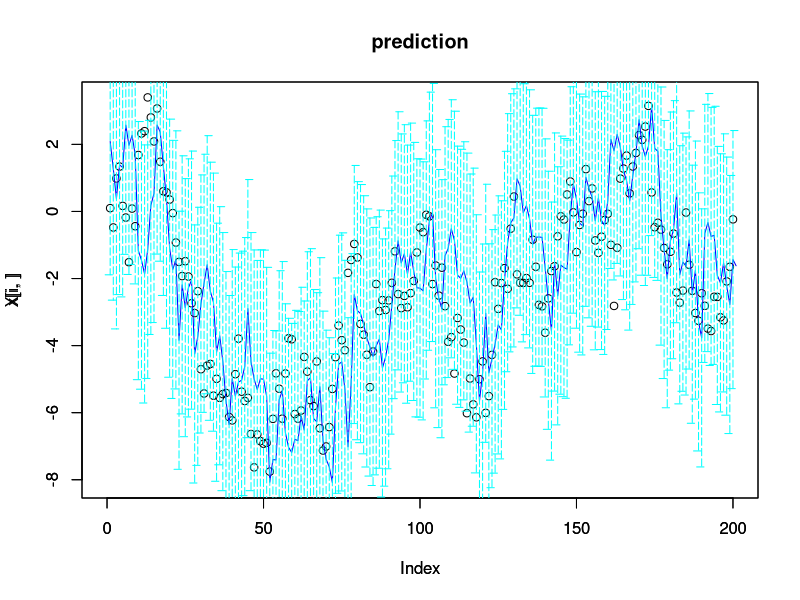
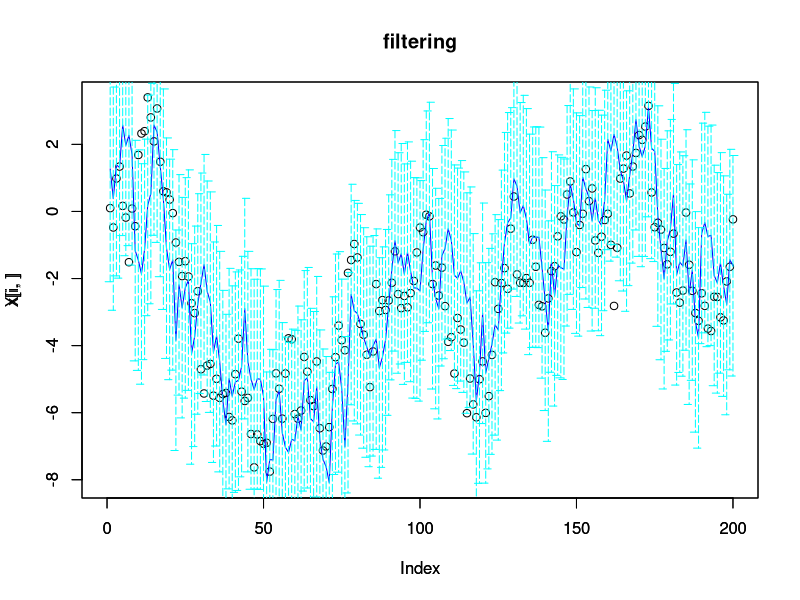
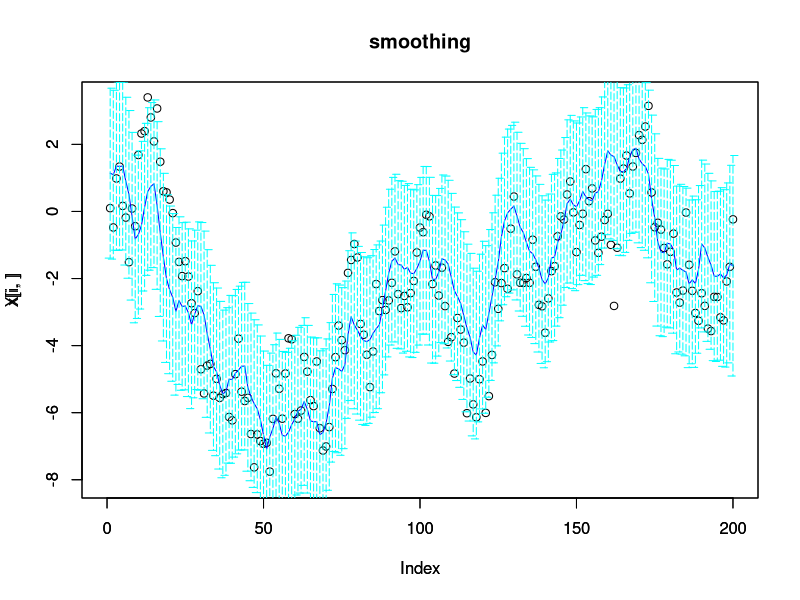
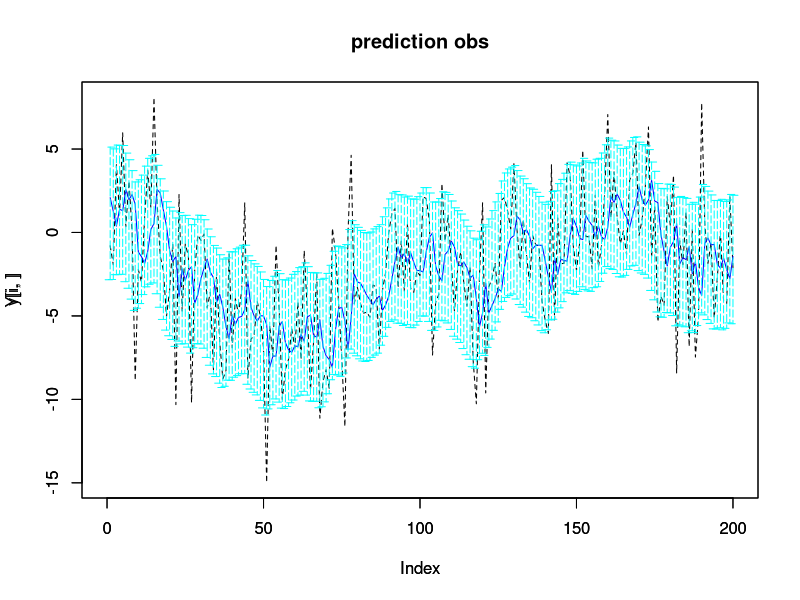
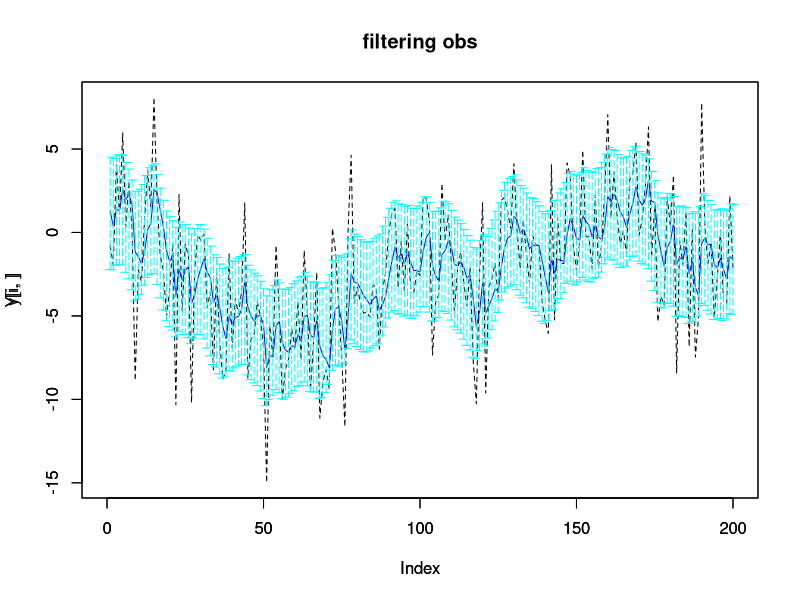
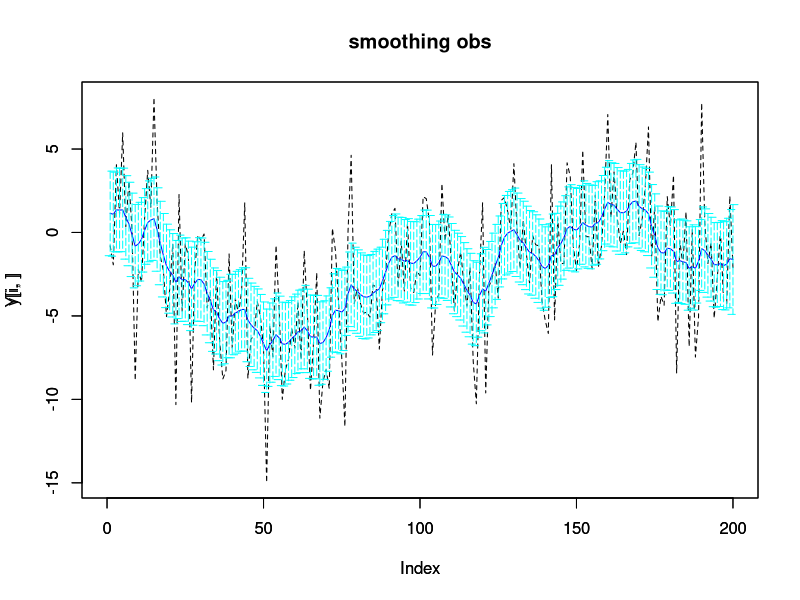

Source code (R) for these figures, in order:
library(MASS)
#library(igraph)

#
#data
#

if(1){
T <- 200
k <- 1 #state
m <- 1 #state noise
p <- 1 #observation
#Q <- matrix(rnorm(k*k,0,10),k,k)
Q <- diag(1,m)
#R <- matrix(c(3,1,2,1,5,4,2,4,2),p,p)
R <- diag(10,p)
X0mean <- rep(0,k)
X0var <- diag(k)
#F <- matrix(runif(k*k,min=-1,max=1),k,k)
#F <- matrix(c(1.03,0,0,0,0,1,0,0,0,0,0.8,0,0.5,0,0,-0.3),k,k)
#F <- matrix(c(2,1,0,0,0,-1,0,0,0,0,0,0,-1,1,0,0,0,-1,0,1,0,0,-1,0,0),k,k) #季節調整kmp521
F <- matrix(c(1),k,k) #トレンドモデル1次元kmp111
#F <- matrix(c(2,1,-1,0),k,k) #トレンドモデル2次元kmp211
#G <- diag(k*m)
#G <- matrix(c(1,0,0,1,1,0,1,0,0,1,0,1,0,0,1,1,1,0,1,0),k,m)
#G <- matrix(c(1,0,0,0,0,0,0,1,0,0),k,m) #季節調整kmp521
G <- matrix(c(1),k,m) #トレンドモデル1次元kmp111
#G <- matrix(c(1,0),k,m) #トレンドモデル2次元kmp211
#H <- matrix(rnorm(p*k,0,0.5),p,k)
#H <- cbind(c(rep(1,250),rep(0,750)),c(rep(0,250),rep(1,250),rep(0,500)),c(rep(0,500),rep(1,250),rep(0,250)),c(rep(0,750),rep(1,250)))
#H <- diag(1,p)
#H <- matrix(c(1,0,1,0,0),p,k) #季節調整kmp521
H <- matrix(c(1),p,k) #トレンドモデル1次元kmp111
#H <- matrix(c(1,0),p,k) #トレンドモデル2次元kmp211

#tkplot(graph.data.flame(A))

sys <- function(x){
  v <- mvrnorm(1,rep(0,m),Q)
  return(F%*%x + G%*%v)
}
obs <- function(x){
  w <- mvrnorm(1,rep(0,p),R)
  return(H%*%x + w)
}



X0 <- mvrnorm(1,X0mean,X0var)
X <- sys(X0)
Y <- matrix(rep(0,p),p,1)
Y <- Y[,-1]

for(i in 1:T){
  X <- cbind(X,c(sys(X[,i])))
  Y <- cbind(Y,c(obs(X[,i])))
}

}

if(1){
#
#kalmanfilter
#
Q <- diag(1,m)
R <- diag(10,p)

xPri <- sys(X0)
sigmaPri <- list((X[,1]-xPri[,1])%*%t(X[,1]-xPri[,1]))
xPost <- matrix(rep(0,k),k,1)
xPost <- xPost[,-1]
sigmaPost <- as.list(NULL)
for(i in 1:T){
  #filtering
  K <- sigmaPri[[i]]%*%t(H)%*%solve(H%*%sigmaPri[[i]]%*%t(H) + R)
  xPost <- cbind(xPost,xPri[,i] + K%*%(Y[,i] - H%*%xPri[,i]))
  sigmaPost[[i]] <- sigmaPri[[i]] - K%*%H%*%sigmaPri[[i]]

  #prediction  
  xPri <- cbind(xPri,F%*%xPost[,i])
  sigmaPri[[i+1]] <- F%*%sigmaPost[[i]]%*%t(F) + G%*%Q%*%t(G)
}


#
#smoother
#
xT <- matrix(xPost[,T],k,1)
sigmaT <- as.list(NULL)
sigmaT[[T]] <- sigmaPost[[T]]
for(i in T:2){
  J <- sigmaPost[[i-1]]%*%t(F)%*%solve(sigmaPri[[i]])
  xT <- cbind(xPost[,i-1] + J%*%(xT[,1]-xPri[,i]),xT)
  sigmaT[[i-1]] <- sigmaPost[[i-1]] + J%*%(sigmaT[[i]]-sigmaPri[[i]])%*%t(J)
}


#
#estimating observation
#
y <- matrix(rep(0,p),p,1)
y <- y[,-1]
yPri <- y
yPost <- y
yT <- y
dPri <- as.list(NULL)
dPost <- as.list(NULL)
dT <- as.list(NULL)

for(i in 1:T){
  yPri <- cbind(yPri,c(H%*%xPri[,i]))
  yPost <- cbind(yPost,c(H%*%xPost[,i]))
  yT <- cbind(yT,c(H%*%xT[,i]))
  dPri[[i]] <- H%*%sigmaPri[[i]]%*%t(H) + R
  dPost[[i]] <- H%*%sigmaPost[[i]]%*%t(H) + R
  dT[[i]] <- H%*%sigmaT[[i]]%*%t(H) + R 
}

}
  
#
#plot
#
if(k==1){X <- t(matrix(X[,-(T+1)]))}else{X <- X[,-(T+1)]}

for(i in 1:k){

x <- xPri
s <- sigmaPri
plot(X[i,],xlim=c(0,T),ylim=c(min(X[i,],xPri[i,],xPost[i,],xT[i,]),max(X[i,],xPri[i,],xPost[i,],xT[i,])),type="p")
par(new=T)
plot(x[i,],xlim=c(0,T),ylim=c(min(X[i,],xPri[i,],xPost[i,],xT[i,]),max(X[i,],xPri[i,],xPost[i,],xT[i,])),type="l",col="blue")
for(j in 1:T){
  arrows(j, x[i,j] + 2*sqrt(s[[j]][i,i]),
         j, x[i,j] - 2*sqrt(s[[j]][i,i]),
         col = "cyan",
         lwd = 1, lty = 5, length = 0.05, angle = 90, code = 3)
}
title("prediction")

x <- xPost
s <- sigmaPost
plot(X[i,],xlim=c(0,T),ylim=c(min(X[i,],xPri[i,],xPost[i,],xT[i,]),max(X[i,],xPri[i,],xPost[i,],xT[i,])),type="p")
par(new=T)
plot(x[i,],xlim=c(0,T),ylim=c(min(X[i,],xPri[i,],xPost[i,],xT[i,]),max(X[i,],xPri[i,],xPost[i,],xT[i,])),type="l",col="blue")
for(j in 1:T){
  arrows(j, x[i,j] + 2*sqrt(s[[j]][i,i]),
         j, x[i,j] - 2*sqrt(s[[j]][i,i]),
         col = "cyan",
         lwd = 1, lty = 5, length = 0.05, angle = 90, code = 3)
}
title("filtering")

x <- xT
s <- sigmaT
plot(X[i,],xlim=c(0,T),ylim=c(min(X[i,],xPri[i,],xPost[i,],xT[i,]),max(X[i,],xPri[i,],xPost[i,],xT[i,])),type="p")
par(new=T)
plot(x[i,],xlim=c(0,T),ylim=c(min(X[i,],xPri[i,],xPost[i,],xT[i,]),max(X[i,],xPri[i,],xPost[i,],xT[i,])),type="l",col="blue")
for(j in 1:T){
  arrows(j, x[i,j] + 2*sqrt(s[[j]][i,i]),
         j, x[i,j] - 2*sqrt(s[[j]][i,i]),
         col = "cyan",
         lwd = 1, lty = 5, length = 0.05, angle = 90, code = 3)
}
title("smoothing")

}



if(1){


for(i in 1:p){
y <- yPri
s <- sigmaPri
plot(Y[i,],xlim=c(0,T),ylim=c(min(y[i,],Y[i,]),max(y[i,],Y[i,])),type="l",lty=2)
par(new=T)
plot(y[i,],xlim=c(0,T),ylim=c(min(y[i,],Y[i,]),max(y[i,],Y[i,])),type="l",col="blue")
for(j in 1:T){
  arrows(j, x[i,j] + 2*sqrt(s[[j]][i,i]),
         j, x[i,j] - 2*sqrt(s[[j]][i,i]),
         col = "cyan",
         lwd = 1, lty = 5, length = 0.05, angle = 90, code = 3)
}
title("prediction obs")

y <- yPost
s <- sigmaPost
plot(Y[i,],xlim=c(0,T),ylim=c(min(y[i,],Y[i,]),max(y[i,],Y[i,])),type="l",lty=2)
par(new=T)
plot(y[i,],xlim=c(0,T),ylim=c(min(y[i,],Y[i,]),max(y[i,],Y[i,])),type="l",col="blue")
for(j in 1:T){
  arrows(j, x[i,j] + 2*sqrt(s[[j]][i,i]),
         j, x[i,j] - 2*sqrt(s[[j]][i,i]),
         col = "cyan",
         lwd = 1, lty = 5, length = 0.05, angle = 90, code = 3)
}
title("filtering obs")

y <- yT
s <- sigmaT
plot(Y[i,],xlim=c(0,T),ylim=c(min(y[i,],Y[i,]),max(y[i,],Y[i,])),type="l",lty=2)
par(new=T)
plot(y[i,],xlim=c(0,T),ylim=c(min(y[i,],Y[i,]),max(y[i,],Y[i,])),type="l",col="blue")
for(j in 1:T){
  arrows(j, x[i,j] + 2*sqrt(s[[j]][i,i]),
         j, x[i,j] - 2*sqrt(s[[j]][i,i]),
         col = "cyan",
         lwd = 1, lty = 5, length = 0.05, angle = 90, code = 3)
}
title("smoothing obs")

}

}
